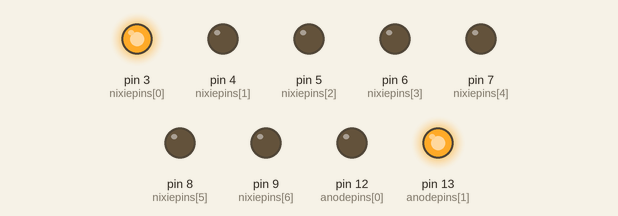
Bench run of a sketch on a simulated Arduino Uno, built with avr-gcc and run on an emulated ATmega328P. Parts: output pins drawn as LEDs (lit = HIGH).

Above: at 0.5 s.
At 2.5 s:
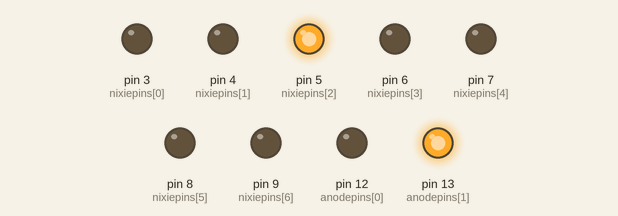
At 3.5 s:
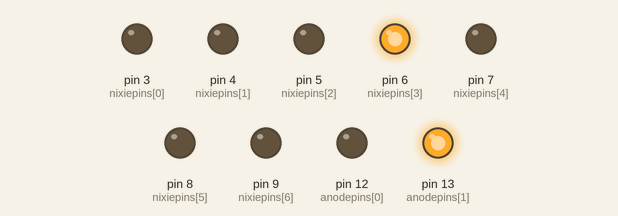
At 4.5 s:
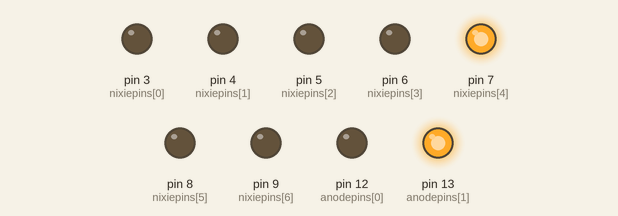
At 6.5 s:
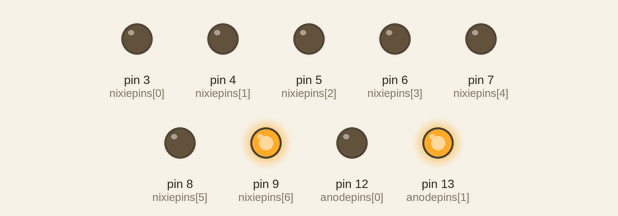
At 8.5 s:
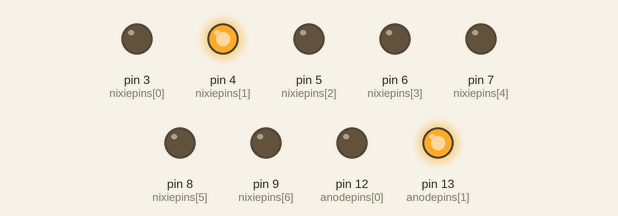
Timing chart, 0 to 9.1 s (numbered marks = the images above):
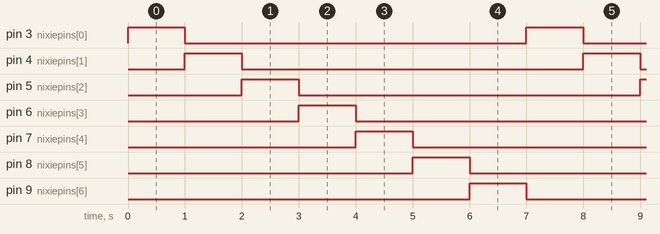

The sketch:

nixie_digit_test__1_.ino
```cpp
//Test code for testing and troubleshooting nixie digit switching

int nixiepins[] = {3, 4, 5, 6, 7, 8, 9}; // An array of pin numbers to which the nixie cathodes are attached (through the transistors)
int nixiepinCount = 7; // The number of cathodes (digits) in each nixie
int anodepins[] = {12, 13}; // An array of pin numbers to which nixie anodes are attached
int anodepinCount = 2; // The number of nixies in the array

int i = 1; // Initialization of other misc variables

void setup() { // The array elements are numbered from 0 to (~pinCount - 1) and then are initialized as OUTPUT pins

  for (int i = 0; i < nixiepinCount; i++) {
  pinMode(nixiepins[i], OUTPUT);
  }

  for (int i = 0; i < anodepinCount; i++) {
  pinMode(anodepins[i], OUTPUT);
  }
  digitalWrite(anodepins[1], HIGH);

}

void loop() {

  for (int i = 0; i < nixiepinCount; i++){
    digitalWrite(nixiepins[i], HIGH);
    delay(1000);
    digitalWrite(nixiepins[i], LOW);
  }
}
```

Measured:
- by itself, pin 3 (nixiepins[0]), pin 4 (nixiepins[1]), pin 5 (nixiepins[2]), pin 6 (nixiepins[3]), pin 7 (nixiepins[4]), pin 8 (nixiepins[5]), pin 9 (nixiepins[6]): alternates HIGH for 1.0 s and LOW for 6.0 s
- by itself, everything shown: repeats every 7.0 s, in 8 steps
